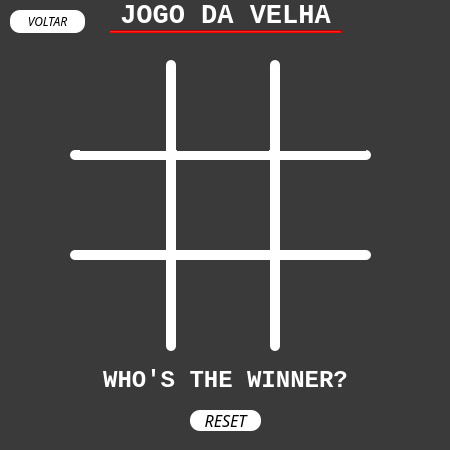
<?xml version="1.0" encoding="UTF-8"?>
<ui version="4.0">
 <class>JogoVelha</class>
 <widget class="QWidget" name="JogoVelha">
  <property name="geometry">
   <rect>
    <x>0</x>
    <y>0</y>
    <width>450</width>
    <height>450</height>
   </rect>
  </property>
  <property name="minimumSize">
   <size>
    <width>450</width>
    <height>450</height>
   </size>
  </property>
  <property name="maximumSize">
   <size>
    <width>450</width>
    <height>450</height>
   </size>
  </property>
  <property name="windowTitle">
   <string>Jogo da Velha</string>
  </property>
  <property name="windowIcon">
   <iconset>
    <normaloff>../img/tic-tac-toe_39453.ico</normaloff>../img/tic-tac-toe_39453.ico</iconset>
  </property>
  <property name="styleSheet">
   <string notr="true">background-color: rgb(58,58,58);</string>
  </property>
  <widget class="QLabel" name="label">
   <property name="geometry">
    <rect>
     <x>10</x>
     <y>0</y>
     <width>431</width>
     <height>31</height>
    </rect>
   </property>
   <property name="font">
    <font>
     <family>Consolas</family>
     <pointsize>20</pointsize>
     <weight>75</weight>
     <bold>true</bold>
    </font>
   </property>
   <property name="styleSheet">
    <string notr="true">color: rgb(255, 255, 255);</string>
   </property>
   <property name="text">
    <string>JOGO DA VELHA</string>
   </property>
   <property name="alignment">
    <set>Qt::AlignCenter</set>
   </property>
  </widget>
  <widget class="Line" name="line">
   <property name="geometry">
    <rect>
     <x>166</x>
     <y>60</y>
     <width>10</width>
     <height>291</height>
    </rect>
   </property>
   <property name="styleSheet">
    <string notr="true">background-color: rgb(255, 255, 255);
border-radius: 5px</string>
   </property>
   <property name="orientation">
    <enum>Qt::Vertical</enum>
   </property>
  </widget>
  <widget class="Line" name="line_2">
   <property name="geometry">
    <rect>
     <x>270</x>
     <y>60</y>
     <width>10</width>
     <height>291</height>
    </rect>
   </property>
   <property name="styleSheet">
    <string notr="true">background-color: rgb(255, 255, 255);
border-radius: 5px</string>
   </property>
   <property name="orientation">
    <enum>Qt::Vertical</enum>
   </property>
  </widget>
  <widget class="Line" name="line_3">
   <property name="geometry">
    <rect>
     <x>70</x>
     <y>150</y>
     <width>301</width>
     <height>10</height>
    </rect>
   </property>
   <property name="styleSheet">
    <string notr="true">background-color: rgb(255, 255, 255);
border-radius: 5px
</string>
   </property>
   <property name="orientation">
    <enum>Qt::Horizontal</enum>
   </property>
  </widget>
  <widget class="Line" name="line_4">
   <property name="geometry">
    <rect>
     <x>70</x>
     <y>250</y>
     <width>301</width>
     <height>10</height>
    </rect>
   </property>
   <property name="styleSheet">
    <string notr="true">background-color: rgb(255, 255, 255);
border-radius: 5px</string>
   </property>
   <property name="orientation">
    <enum>Qt::Horizontal</enum>
   </property>
  </widget>
  <widget class="QPushButton" name="botao_reset">
   <property name="geometry">
    <rect>
     <x>190</x>
     <y>410</y>
     <width>71</width>
     <height>21</height>
    </rect>
   </property>
   <property name="font">
    <font>
     <family>Century Gothic</family>
     <pointsize>12</pointsize>
     <weight>50</weight>
     <italic>true</italic>
     <bold>false</bold>
    </font>
   </property>
   <property name="cursor">
    <cursorShape>PointingHandCursor</cursorShape>
   </property>
   <property name="styleSheet">
    <string notr="true">QPushButton{
	background-color: rgb(255, 255, 255);
	border-radius: 10px
}

QPushButton:hover{
	background-color: red;
	color: white;
}</string>
   </property>
   <property name="text">
    <string>RESET</string>
   </property>
  </widget>
  <widget class="Line" name="line_5">
   <property name="geometry">
    <rect>
     <x>110</x>
     <y>30</y>
     <width>231</width>
     <height>3</height>
    </rect>
   </property>
   <property name="styleSheet">
    <string notr="true">background-color: rgb(255, 0, 0)</string>
   </property>
   <property name="orientation">
    <enum>Qt::Horizontal</enum>
   </property>
  </widget>
  <widget class="QPushButton" name="botao1">
   <property name="geometry">
    <rect>
     <x>80</x>
     <y>70</y>
     <width>86</width>
     <height>81</height>
    </rect>
   </property>
   <property name="font">
    <font>
     <family>Consolas</family>
     <pointsize>36</pointsize>
    </font>
   </property>
   <property name="cursor">
    <cursorShape>PointingHandCursor</cursorShape>
   </property>
   <property name="styleSheet">
    <string notr="true">QPushButton{
background-color: rgb(58, 58, 58);
color: rgb(255, 255, 255);
border: none;
}
</string>
   </property>
   <property name="text">
    <string/>
   </property>
  </widget>
  <widget class="QPushButton" name="botao2">
   <property name="geometry">
    <rect>
     <x>177</x>
     <y>70</y>
     <width>92</width>
     <height>81</height>
    </rect>
   </property>
   <property name="font">
    <font>
     <family>Consolas</family>
     <pointsize>36</pointsize>
    </font>
   </property>
   <property name="cursor">
    <cursorShape>PointingHandCursor</cursorShape>
   </property>
   <property name="styleSheet">
    <string notr="true">QPushButton{
background-color: rgb(58, 58, 58);
color: rgb(255, 255, 255);
border: none;
}
</string>
   </property>
   <property name="text">
    <string/>
   </property>
  </widget>
  <widget class="QPushButton" name="botao3">
   <property name="geometry">
    <rect>
     <x>280</x>
     <y>70</y>
     <width>86</width>
     <height>81</height>
    </rect>
   </property>
   <property name="font">
    <font>
     <family>Consolas</family>
     <pointsize>36</pointsize>
    </font>
   </property>
   <property name="cursor">
    <cursorShape>PointingHandCursor</cursorShape>
   </property>
   <property name="styleSheet">
    <string notr="true">QPushButton{
background-color: rgb(58, 58, 58);
color: rgb(255, 255, 255);
border: none;
}
</string>
   </property>
   <property name="text">
    <string/>
   </property>
  </widget>
  <widget class="QPushButton" name="botao4">
   <property name="geometry">
    <rect>
     <x>80</x>
     <y>160</y>
     <width>86</width>
     <height>90</height>
    </rect>
   </property>
   <property name="font">
    <font>
     <family>Consolas</family>
     <pointsize>36</pointsize>
    </font>
   </property>
   <property name="cursor">
    <cursorShape>PointingHandCursor</cursorShape>
   </property>
   <property name="styleSheet">
    <string notr="true">QPushButton{
background-color: rgb(58, 58, 58);
color: rgb(255, 255, 255);
border: none;
}
</string>
   </property>
   <property name="text">
    <string/>
   </property>
  </widget>
  <widget class="QPushButton" name="botao5">
   <property name="geometry">
    <rect>
     <x>177</x>
     <y>160</y>
     <width>92</width>
     <height>90</height>
    </rect>
   </property>
   <property name="font">
    <font>
     <family>Consolas</family>
     <pointsize>36</pointsize>
    </font>
   </property>
   <property name="cursor">
    <cursorShape>PointingHandCursor</cursorShape>
   </property>
   <property name="styleSheet">
    <string notr="true">QPushButton{
background-color: rgb(58, 58, 58);
color: rgb(255, 255, 255);
border: none;
}
</string>
   </property>
   <property name="text">
    <string/>
   </property>
  </widget>
  <widget class="QPushButton" name="botao6">
   <property name="geometry">
    <rect>
     <x>280</x>
     <y>160</y>
     <width>86</width>
     <height>90</height>
    </rect>
   </property>
   <property name="font">
    <font>
     <family>Consolas</family>
     <pointsize>36</pointsize>
    </font>
   </property>
   <property name="cursor">
    <cursorShape>PointingHandCursor</cursorShape>
   </property>
   <property name="styleSheet">
    <string notr="true">QPushButton{
background-color: rgb(58, 58, 58);
color: rgb(255, 255, 255);
border: none;
}
</string>
   </property>
   <property name="text">
    <string/>
   </property>
  </widget>
  <widget class="QPushButton" name="botao7">
   <property name="geometry">
    <rect>
     <x>80</x>
     <y>260</y>
     <width>86</width>
     <height>81</height>
    </rect>
   </property>
   <property name="font">
    <font>
     <family>Consolas</family>
     <pointsize>36</pointsize>
    </font>
   </property>
   <property name="cursor">
    <cursorShape>PointingHandCursor</cursorShape>
   </property>
   <property name="styleSheet">
    <string notr="true">QPushButton{
background-color: rgb(58, 58, 58);
color: rgb(255, 255, 255);
border: none;
}
</string>
   </property>
   <property name="text">
    <string/>
   </property>
  </widget>
  <widget class="QPushButton" name="botao8">
   <property name="geometry">
    <rect>
     <x>177</x>
     <y>260</y>
     <width>92</width>
     <height>81</height>
    </rect>
   </property>
   <property name="font">
    <font>
     <family>Consolas</family>
     <pointsize>36</pointsize>
    </font>
   </property>
   <property name="cursor">
    <cursorShape>PointingHandCursor</cursorShape>
   </property>
   <property name="styleSheet">
    <string notr="true">QPushButton{
background-color: rgb(58, 58, 58);
color: rgb(255, 255, 255);
border: none;
}
</string>
   </property>
   <property name="text">
    <string/>
   </property>
  </widget>
  <widget class="QPushButton" name="botao9">
   <property name="geometry">
    <rect>
     <x>280</x>
     <y>260</y>
     <width>86</width>
     <height>81</height>
    </rect>
   </property>
   <property name="font">
    <font>
     <family>Consolas</family>
     <pointsize>36</pointsize>
    </font>
   </property>
   <property name="cursor">
    <cursorShape>PointingHandCursor</cursorShape>
   </property>
   <property name="styleSheet">
    <string notr="true">QPushButton{
background-color: rgb(58, 58, 58);
color: rgb(255, 255, 255);
border: none;
}
</string>
   </property>
   <property name="text">
    <string/>
   </property>
  </widget>
  <widget class="QLabel" name="label_winner">
   <property name="geometry">
    <rect>
     <x>0</x>
     <y>360</y>
     <width>451</width>
     <height>41</height>
    </rect>
   </property>
   <property name="font">
    <font>
     <family>Consolas</family>
     <pointsize>18</pointsize>
     <weight>75</weight>
     <bold>true</bold>
    </font>
   </property>
   <property name="styleSheet">
    <string notr="true">color: rgb(255, 255, 255);
padding: 6px;</string>
   </property>
   <property name="text">
    <string>WHO'S THE WINNER?</string>
   </property>
   <property name="alignment">
    <set>Qt::AlignCenter</set>
   </property>
  </widget>
  <widget class="QPushButton" name="btn_return">
   <property name="geometry">
    <rect>
     <x>10</x>
     <y>10</y>
     <width>75</width>
     <height>23</height>
    </rect>
   </property>
   <property name="font">
    <font>
     <family>Century Gothic</family>
     <pointsize>9</pointsize>
     <italic>true</italic>
    </font>
   </property>
   <property name="cursor">
    <cursorShape>PointingHandCursor</cursorShape>
   </property>
   <property name="styleSheet">
    <string notr="true">QPushButton{
	background-color: rgb(255, 255, 255);
	border-radius: 10px
}

QPushButton:hover{
	background-color: red;
	color: white;
}
</string>
   </property>
   <property name="text">
    <string>VOLTAR</string>
   </property>
  </widget>
 </widget>
 <resources/>
 <connections/>
</ui>
